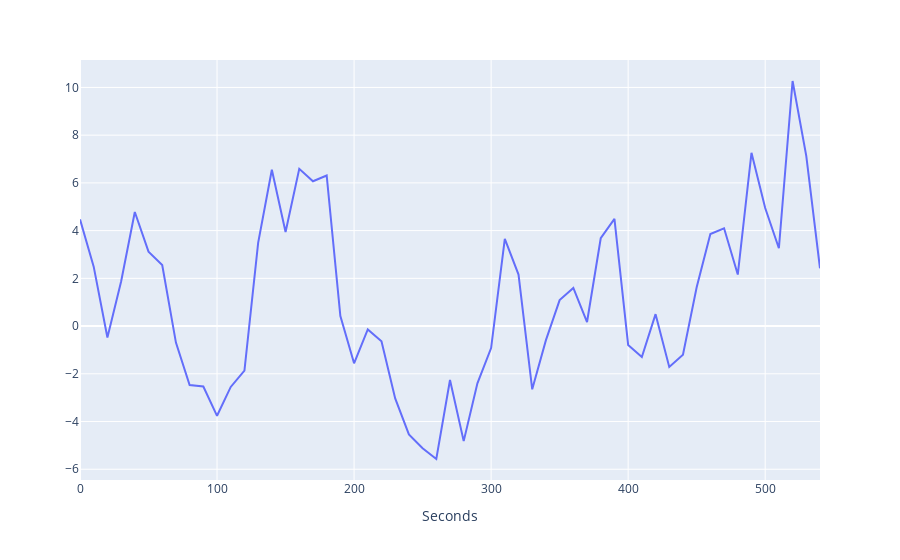

The cell this chart's notebook holds for it:
### Markdown cell above
There's a wide distribution!

### Code cell
stock_id = 0
date_id = 12
mask = (train.stock_id == stock_id) & (train.date_id == date_id)
data = train.loc[mask, ]

fig = px.line(data, 
              x='seconds_in_bucket', y="target",
              labels={
                     "seconds_in_bucket": "Seconds",
                     "target": "",
                 },
             )
fig.show()

### Figure 1 — Plotly figure (JSON) as saved in the notebook; plotly's stock layout.template omitted (floating-point values rounded to 4 significant figures)
{"data": [{"hovertemplate": "Seconds=%{x}<br>=%{y}<extra></extra>", "legendgroup": "", "line": {"color": "#636efa", "dash": "solid"}, "marker": {"symbol": "circle"}, "mode": "lines", "name": "", "orientation": "v", "showlegend": false, "type": "scatter", "x": [0, 10, 20, 30, 40, 50, 60, 70, 80, 90, 100, 110, 120, 130, 140, 150, 160, 170, 180, 190, 200, 210, 220, 230, 240, 250, 260, 270, 280, 290, 300, 310, 320, 330, 340, 350, 360, 370, 380, 390, 400, 410, 420, 430, 440, 450, 460, 470, 480, 490, 500, 510, 520, 530, 540], "xaxis": "x", "y": [4.47, 2.49, -0.4798, 1.87, 4.78, 3.12, 2.559, -0.6902, -2.47, -2.53, -3.76, -2.55, -1.87, 3.49, 6.551, 3.94, 6.59, 6.07, 6.31, 0.4196, -1.56, -0.1401, -0.6402, -3.03, -4.54, -5.12, -5.57, -2.26, -4.82, -2.4, -0.9203, 3.65, 2.16, -2.65, -0.5901, 1.09, 1.6, 0.1705, 3.68, 4.489, -0.7898, -1.3, 0.4995, -1.71, -1.2, 1.63, 3.86, 4.1, 2.16, 7.26, 4.95, 3.26, 10.27, 7.12, 2.42], "yaxis": "y"}], "layout": {"autosize": true, "legend": {"tracegroupgap": 0}, "margin": {"t": 60}, "xaxis": {"anchor": "y", "autorange": true, "domain": [0, 1], "range": [0, 540], "title": {"text": "Seconds"}, "type": "linear"}, "yaxis": {"anchor": "x", "autorange": true, "domain": [0, 1], "range": [-6.45, 11.15], "title": {"text": ""}, "type": "linear"}}}
